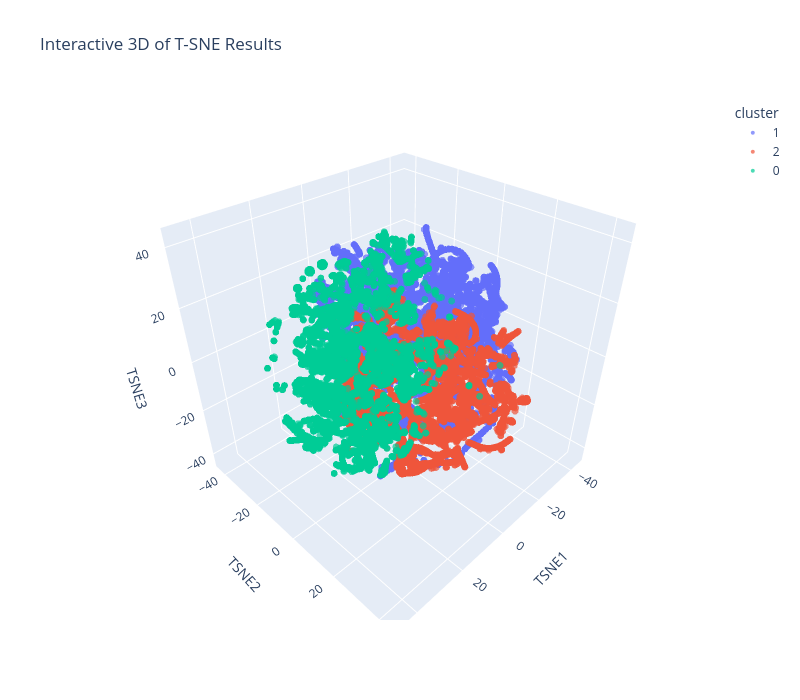
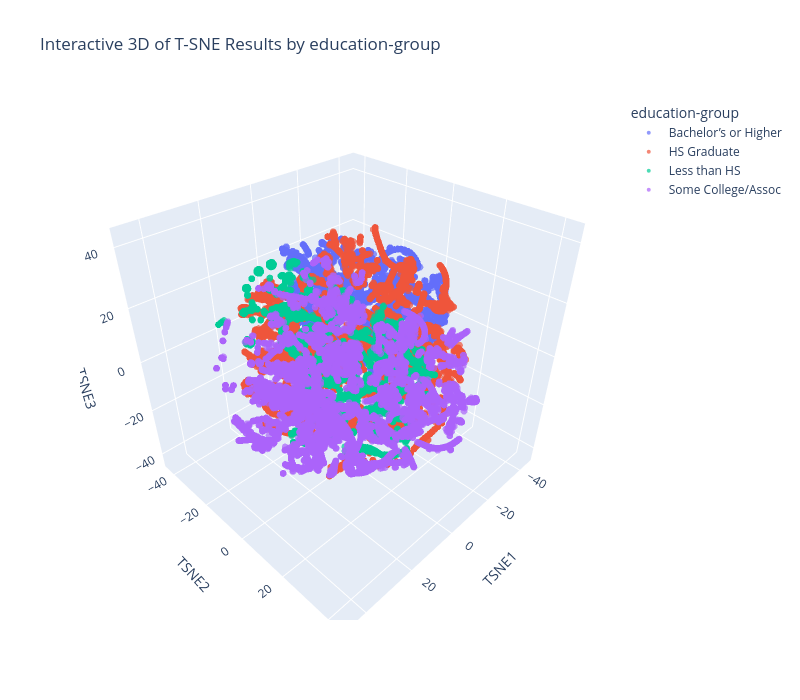

The code cell stored with these charts, in order, in its notebook:
### Code cell
def plot_tsne_clusters(plot_df, hue1_col='cluster', hue2_col=None):
    """
    Creates one or two interactive 3D t-SNE scatter plots for visualizing cluster structure and optionally another variable.

    The first plot colors points by the specified cluster labels, helping you assess how clusters separate in t-SNE space.
    If `hue2_col` is provided, a second plot is shown coloring by that column (e.g., education group).

    Parameters
    ----------
    plot_df : pandas.DataFrame
        DataFrame containing the t-SNE coordinates ('TSNE1', 'TSNE2', 'TSNE3') plus the hue columns.
    hue1_col : str, default='cluster'
        Column name in `plot_df` to color the first 3D scatter (e.g., cluster labels).
    hue2_col : str or None, default=None
        Column name in `plot_df` to color the second 3D scatter (e.g., education buckets).

    Returns
    -------
    None
        Displays one or two interactive Plotly 3D scatter plots.
    """
    # Plot clusters by cluster label
    fig1 = px.scatter_3d(
        plot_df,
        x='TSNE1', y='TSNE2', z='TSNE3',
        color=hue1_col,
        title='Interactive 3D of T-SNE Results',
        width=800, height=700,
        opacity=0.7
    )
    fig1.update_traces(marker=dict(size=4))
    fig1.show()

    # Plot clusters by second hue if provided
    if hue2_col is not None:
        fig2 = px.scatter_3d(
            plot_df,
            x='TSNE1', y='TSNE2', z='TSNE3',
            color=hue2_col,
            title=f'Interactive 3D of T-SNE Results by {hue2_col}',
            width=800, height=700,
            opacity=0.7
        )
        fig2.update_traces(marker=dict(size=4))
        fig2.show()

# Example usage:
plot_tsne_clusters(df,'cluster', 'education-group')

### Figure 1 — Plotly figure (JSON) as saved in the notebook; plotly's stock layout.template omitted (floating-point values rounded to 4 significant figures; data arrays with more than 128 entries replaced by an {"elided": "..."} marker saying what was removed)
{"data": [{"hovertemplate": "cluster=1<br>TSNE1=%{x}<br>TSNE2=%{y}<br>TSNE3=%{z}<extra></extra>", "legendgroup": "1", "marker": {"color": "#636efa", "opacity": 0.7, "size": 4, "symbol": "circle"}, "mode": "markers", "name": "1", "scene": "scene", "showlegend": true, "type": "scatter3d", "x": {"elided": "19514 float values"}, "y": {"elided": "19514 float values"}, "z": {"elided": "19514 float values"}}, {"hovertemplate": "cluster=2<br>TSNE1=%{x}<br>TSNE2=%{y}<br>TSNE3=%{z}<extra></extra>", "legendgroup": "2", "marker": {"color": "#EF553B", "opacity": 0.7, "size": 4, "symbol": "circle"}, "mode": "markers", "name": "2", "scene": "scene", "showlegend": true, "type": "scatter3d", "x": {"elided": "11022 float values"}, "y": {"elided": "11022 float values"}, "z": {"elided": "11022 float values"}}, {"hovertemplate": "cluster=0<br>TSNE1=%{x}<br>TSNE2=%{y}<br>TSNE3=%{z}<extra></extra>", "legendgroup": "0", "marker": {"color": "#00cc96", "opacity": 0.7, "size": 4, "symbol": "circle"}, "mode": "markers", "name": "0", "scene": "scene", "showlegend": true, "type": "scatter3d", "x": {"elided": "11570 float values"}, "y": {"elided": "11570 float values"}, "z": {"elided": "11570 float values"}}], "layout": {"height": 700, "legend": {"title": {"text": "cluster"}, "tracegroupgap": 0}, "scene": {"domain": {"x": [0, 1], "y": [0, 1]}, "xaxis": {"title": {"text": "TSNE1"}}, "yaxis": {"title": {"text": "TSNE2"}}, "zaxis": {"title": {"text": "TSNE3"}}}, "title": {"text": "Interactive 3D of T-SNE Results"}, "width": 800}}

### Figure 2 — Plotly figure (JSON) as saved in the notebook; plotly's stock layout.template omitted (floating-point values rounded to 4 significant figures; data arrays with more than 128 entries replaced by an {"elided": "..."} marker saying what was removed)
{"data": [{"hovertemplate": "education-group=Bachelor’s or Higher<br>TSNE1=%{x}<br>TSNE2=%{y}<br>TSNE3=%{z}<extra></extra>", "legendgroup": "Bachelor’s or Higher", "marker": {"color": "#636efa", "opacity": 0.7, "size": 4, "symbol": "circle"}, "mode": "markers", "name": "Bachelor’s or Higher", "scene": "scene", "showlegend": true, "type": "scatter3d", "x": {"elided": "9383 float values"}, "y": {"elided": "9383 float values"}, "z": {"elided": "9383 float values"}}, {"hovertemplate": "education-group=HS Graduate<br>TSNE1=%{x}<br>TSNE2=%{y}<br>TSNE3=%{z}<extra></extra>", "legendgroup": "HS Graduate", "marker": {"color": "#EF553B", "opacity": 0.7, "size": 4, "symbol": "circle"}, "mode": "markers", "name": "HS Graduate", "scene": "scene", "showlegend": true, "type": "scatter3d", "x": {"elided": "14048 float values"}, "y": {"elided": "14048 float values"}, "z": {"elided": "14048 float values"}}, {"hovertemplate": "education-group=Less than HS<br>TSNE1=%{x}<br>TSNE2=%{y}<br>TSNE3=%{z}<extra></extra>", "legendgroup": "Less than HS", "marker": {"color": "#00cc96", "opacity": 0.7, "size": 4, "symbol": "circle"}, "mode": "markers", "name": "Less than HS", "scene": "scene", "showlegend": true, "type": "scatter3d", "x": {"elided": "5853 float values"}, "y": {"elided": "5853 float values"}, "z": {"elided": "5853 float values"}}, {"hovertemplate": "education-group=Some College/Assoc<br>TSNE1=%{x}<br>TSNE2=%{y}<br>TSNE3=%{z}<extra></extra>", "legendgroup": "Some College/Assoc", "marker": {"color": "#ab63fa", "opacity": 0.7, "size": 4, "symbol": "circle"}, "mode": "markers", "name": "Some College/Assoc", "scene": "scene", "showlegend": true, "type": "scatter3d", "x": {"elided": "12822 float values"}, "y": {"elided": "12822 float values"}, "z": {"elided": "12822 float values"}}], "layout": {"height": 700, "legend": {"title": {"text": "education-group"}, "tracegroupgap": 0}, "scene": {"domain": {"x": [0, 1], "y": [0, 1]}, "xaxis": {"title": {"text": "TSNE1"}}, "yaxis": {"title": {"text": "TSNE2"}}, "zaxis": {"title": {"text": "TSNE3"}}}, "title": {"text": "Interactive 3D of T-SNE Results by education-group"}, "width": 800}}
